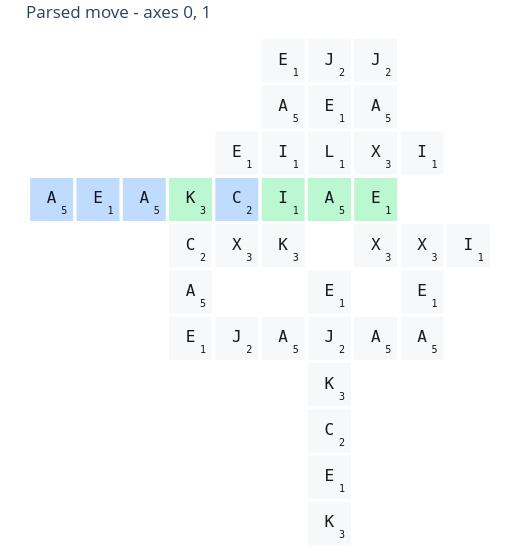

The notebook cell this image was saved under:
### Markdown cell above
## 4. Inspect the answer

Run the next cell. A 5D answer is still checked and shown as text; board plots currently support up to 4D.

### Code cell
session.show_answer()

### Figure 1 — Plotly figure (JSON) as saved in the notebook; plotly's stock layout.template omitted (floating-point values rounded to 4 significant figures)
{"data": [{"customdata": [[[-6, -1], "", 5], [[-5, -1], "", 1], [[-4, -1], "", 5], [[-3, -4], "0,1", 1], [[-3, -3], "1", 5], [[-3, -2], "0,1", 2], [[-3, -1], "1", 3], [[-2, -4], "0", 2], [[-2, -2], "0", 3], [[-2, -1], "", 2], [[-2, 0], "0", 1], [[-1, -4], "0", 5], [[-1, -2], "0,1", 3], [[-1, -1], "1", 1], [[-1, 0], "0,1", 1], [[-1, 1], "1", 5], [[-1, 2], "1", 1], [[0, -8], "1", 3], [[0, -7], "1", 1], [[0, -6], "1", 2], [[0, -5], "1", 3], [[0, -4], "0,1", 2], [[0, -3], "1", 1], [[0, -1], "1", 5], [[0, 0], "0,1", 1], [[0, 1], "1", 1], [[0, 2], "1", 2], [[1, -4], "0", 5], [[1, -2], "0,1", 3], [[1, -1], "1", 1], [[1, 0], "0,1", 3], [[1, 1], "1", 5], [[1, 2], "1", 2], [[2, -4], "0,1", 5], [[2, -3], "1", 1], [[2, -2], "0,1", 3], [[2, 0], "0", 1], [[3, -2], "0", 1]], "hovertemplate": "coord=%{customdata[0]}<br>symbol=%{text}<br>score=%{customdata[2]}<br>axes=%{customdata[1]}<extra></extra>", "marker": {"color": ["#bfdbfe", "#bfdbfe", "#bfdbfe", "#f7f8fa", "#f7f8fa", "#f7f8fa", "#bbf7d0", "#f7f8fa", "#f7f8fa", "#bfdbfe", "#f7f8fa", "#f7f8fa", "#f7f8fa", "#bbf7d0", "#f7f8fa", "#f7f8fa", "#f7f8fa", "#f7f8fa", "#f7f8fa", "#f7f8fa", "#f7f8fa", "#f7f8fa", "#f7f8fa", "#bbf7d0", "#f7f8fa", "#f7f8fa", "#f7f8fa", "#f7f8fa", "#f7f8fa", "#bbf7d0", "#f7f8fa", "#f7f8fa", "#f7f8fa", "#f7f8fa", "#f7f8fa", "#f7f8fa", "#f7f8fa", "#f7f8fa"], "line": {"color": "rgba(0, 0, 0, 0)", "width": 0}, "size": 43, "symbol": "square"}, "mode": "markers+text", "showlegend": false, "text": ["A", "E", "A", "E", "A", "C", "K", "J", "X", "C", "E", "A", "K", "I", "I", "A", "E", "K", "E", "C", "K", "J", "E", "A", "L", "E", "J", "A", "X", "E", "X", "A", "J", "A", "E", "X", "I", "I"], "textfont": {"color": "#15181d", "family": "DejaVu Sans Mono, Menlo, Consolas, monospace", "size": 16}, "textposition": "middle center", "type": "scatter", "x": [-6, -5, -4, -3, -3, -3, -3, -2, -2, -2, -2, -1, -1, -1, -1, -1, -1, 0, 0, 0, 0, 0, 0, 0, 0, 0, 0, 1, 1, 1, 1, 1, 1, 2, 2, 2, 2, 3], "y": [-1, -1, -1, -4, -3, -2, -1, -4, -2, -1, 0, -4, -2, -1, 0, 1, 2, -8, -7, -6, -5, -4, -3, -1, 0, 1, 2, -4, -2, -1, 0, 1, 2, -4, -3, -2, 0, -2]}, {"hoverinfo": "skip", "mode": "text", "showlegend": false, "text": ["5", "1", "5", "1", "5", "2", "3", "2", "3", "2", "1", "5", "3", "1", "1", "5", "1", "3", "1", "2", "3", "2", "1", "5", "1", "1", "2", "5", "3", "1", "3", "5", "2", "5", "1", "3", "1", "1"], "textfont": {"color": "#15181d", "family": "DejaVu Sans Mono, Menlo, Consolas, monospace", "size": 10}, "textposition": "middle center", "type": "scatter", "x": [-5.73, -4.73, -3.73, -2.73, -2.73, -2.73, -2.73, -1.73, -1.73, -1.73, -1.73, -0.73, -0.73, -0.73, -0.73, -0.73, -0.73, 0.27, 0.27, 0.27, 0.27, 0.27, 0.27, 0.27, 0.27, 0.27, 0.27, 1.27, 1.27, 1.27, 1.27, 1.27, 1.27, 2.27, 2.27, 2.27, 2.27, 3.27], "y": [-1.27, -1.27, -1.27, -4.27, -3.27, -2.27, -1.27, -4.27, -2.27, -1.27, -0.27, -4.27, -2.27, -1.27, -0.27, 0.73, 1.73, -8.27, -7.27, -6.27, -5.27, -4.27, -3.27, -1.27, -0.27, 0.73, 1.73, -4.27, -2.27, -1.27, -0.27, 0.73, 1.73, -4.27, -3.27, -2.27, -0.27, -2.27]}], "layout": {"dragmode": "pan", "height": 552, "margin": {"b": 4, "l": 4, "r": 4, "t": 36}, "paper_bgcolor": "white", "plot_bgcolor": "rgba(0, 0, 0, 0)", "showlegend": false, "title": {"text": "Parsed move - axes 0, 1"}, "width": 520, "xaxis": {"range": [-6.53, 3.53], "scaleanchor": "y", "scaleratio": 1, "showgrid": false, "showticklabels": false, "visible": false, "zeroline": false}, "yaxis": {"range": [-8.53, 2.53], "showgrid": false, "showticklabels": false, "visible": false, "zeroline": false}}}
